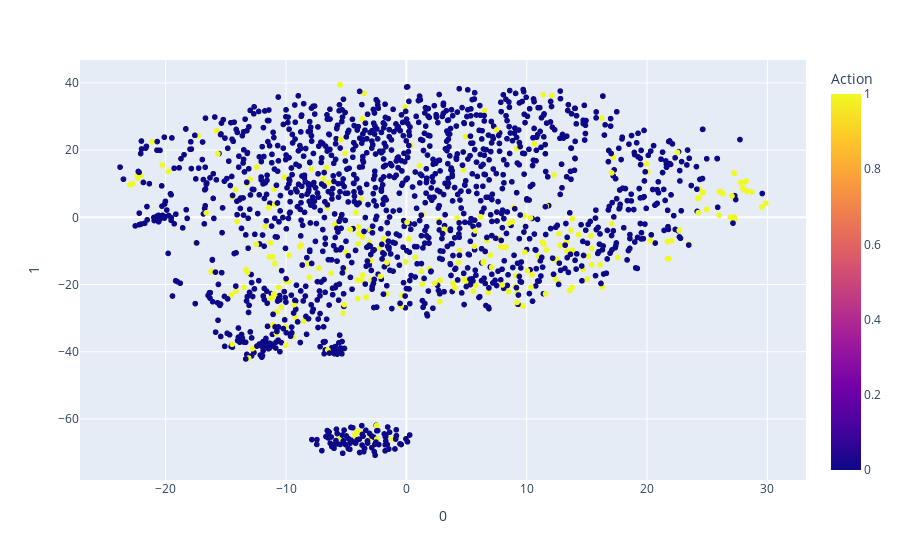
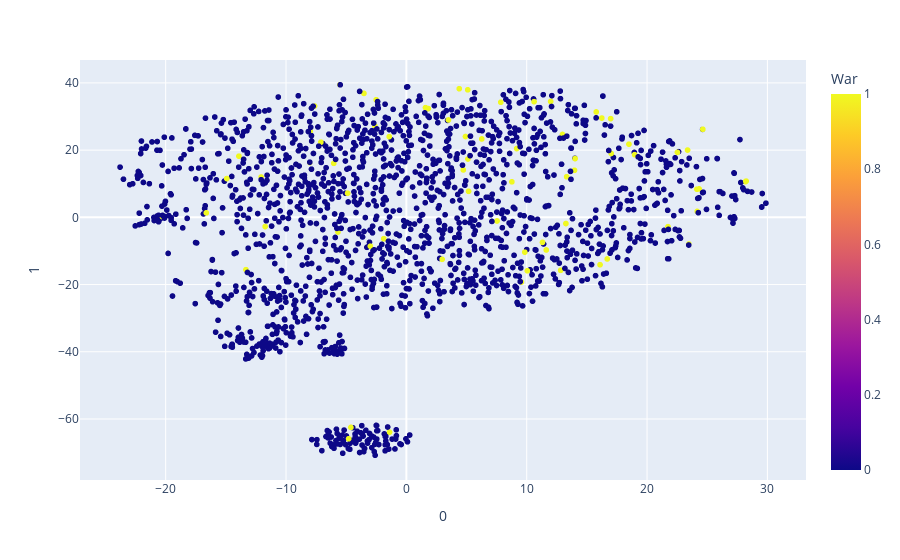
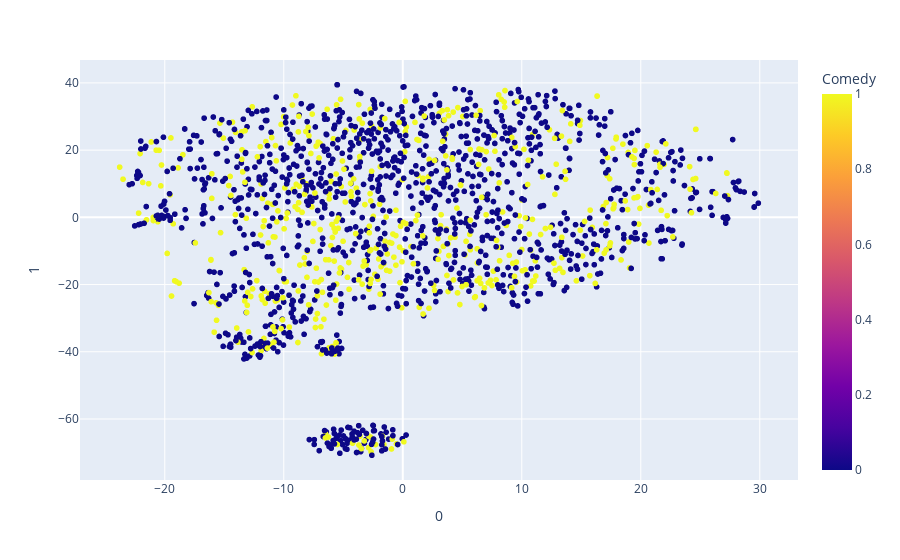

Here is the notebook cell these charts were saved with, in order:
### Code cell
new_df[2] = movies['movie title'].to_numpy()
new_df.set_index(np.array(new_df.index)+1, inplace = True)
# new_df[3] = items.drop(columns=[0,1,2,3,4]).idxmax(axis=1)
new_df = pd.concat([new_df,movies[['unknown' ,'Action' ,'Adventure' ,'Animation' ,
                           'Children' ,'Comedy' ,'Crime' ,'Documentary' ,'Drama' ,'Fantasy' ,
                           'Film-Noir' ,'Horror' ,'Musical' ,'Mystery' ,'Romance' ,'Sci-Fi' ,
                           'Thriller' ,'War' ,'Western']]],axis=1)
fig = px.scatter(new_df, x=0, y=1,hover_data=[2],color='Action')
fig.show()
fig = px.scatter(new_df, x=0, y=1,hover_data=[2],color='War')
fig.show()
fig = px.scatter(new_df, x=0, y=1,hover_data=[2],color='Comedy')
fig.show()

### Figure 1 — Plotly figure (JSON) as saved in the notebook; plotly's stock layout.template omitted (floating-point values rounded to 4 significant figures; data arrays with more than 128 entries replaced by an {"elided": "..."} marker saying what was removed)
{"data": [{"customdata": {"elided": "1682x1 str values"}, "hovertemplate": "0=%{x}<br>1=%{y}<br>2=%{customdata[0]}<br>Action=%{marker.color}<extra></extra>", "legendgroup": "", "marker": {"color": {"elided": "1682 int values"}, "coloraxis": "coloraxis", "symbol": "circle"}, "mode": "markers", "name": "", "showlegend": false, "x": {"elided": "1682 float values"}, "xaxis": "x", "y": {"elided": "1682 float values"}, "yaxis": "y", "type": "scattergl"}], "layout": {"xaxis": {"anchor": "y", "domain": [0, 1], "title": {"text": "0"}, "type": "linear", "range": [-27.09, 33.18], "autorange": true}, "yaxis": {"anchor": "x", "domain": [0, 1], "title": {"text": "1"}, "type": "linear", "range": [-78.61, 47.27], "autorange": true}, "coloraxis": {"colorbar": {"title": {"text": "Action"}}, "colorscale": [[0, "#0d0887"], [0.1111, "#46039f"], [0.2222, "#7201a8"], [0.3333, "#9c179e"], [0.4444, "#bd3786"], [0.5556, "#d8576b"], [0.6667, "#ed7953"], [0.7778, "#fb9f3a"], [0.8889, "#fdca26"], [1, "#f0f921"]]}, "legend": {"tracegroupgap": 0}, "margin": {"t": 60}, "autosize": true}}

### Figure 2 — Plotly figure (JSON) as saved in the notebook; plotly's stock layout.template omitted (floating-point values rounded to 4 significant figures; data arrays with more than 128 entries replaced by an {"elided": "..."} marker saying what was removed)
{"data": [{"customdata": {"elided": "1682x1 str values"}, "hovertemplate": "0=%{x}<br>1=%{y}<br>2=%{customdata[0]}<br>War=%{marker.color}<extra></extra>", "legendgroup": "", "marker": {"color": {"elided": "1682 int values"}, "coloraxis": "coloraxis", "symbol": "circle"}, "mode": "markers", "name": "", "showlegend": false, "x": {"elided": "1682 float values"}, "xaxis": "x", "y": {"elided": "1682 float values"}, "yaxis": "y", "type": "scattergl"}], "layout": {"xaxis": {"anchor": "y", "domain": [0, 1], "title": {"text": "0"}, "type": "linear", "range": [-27.09, 33.18], "autorange": true}, "yaxis": {"anchor": "x", "domain": [0, 1], "title": {"text": "1"}, "type": "linear", "range": [-78.61, 47.27], "autorange": true}, "coloraxis": {"colorbar": {"title": {"text": "War"}}, "colorscale": [[0, "#0d0887"], [0.1111, "#46039f"], [0.2222, "#7201a8"], [0.3333, "#9c179e"], [0.4444, "#bd3786"], [0.5556, "#d8576b"], [0.6667, "#ed7953"], [0.7778, "#fb9f3a"], [0.8889, "#fdca26"], [1, "#f0f921"]]}, "legend": {"tracegroupgap": 0}, "margin": {"t": 60}, "autosize": true}}

### Figure 3 — Plotly figure (JSON) as saved in the notebook; plotly's stock layout.template omitted (floating-point values rounded to 4 significant figures; data arrays with more than 128 entries replaced by an {"elided": "..."} marker saying what was removed)
{"data": [{"customdata": {"elided": "1682x1 str values"}, "hovertemplate": "0=%{x}<br>1=%{y}<br>2=%{customdata[0]}<br>Comedy=%{marker.color}<extra></extra>", "legendgroup": "", "marker": {"color": {"elided": "1682 int values"}, "coloraxis": "coloraxis", "symbol": "circle"}, "mode": "markers", "name": "", "showlegend": false, "x": {"elided": "1682 float values"}, "xaxis": "x", "y": {"elided": "1682 float values"}, "yaxis": "y", "type": "scattergl"}], "layout": {"xaxis": {"anchor": "y", "domain": [0, 1], "title": {"text": "0"}, "type": "linear", "range": [-27.09, 33.18], "autorange": true}, "yaxis": {"anchor": "x", "domain": [0, 1], "title": {"text": "1"}, "type": "linear", "range": [-78.61, 47.27], "autorange": true}, "coloraxis": {"colorbar": {"title": {"text": "Comedy"}}, "colorscale": [[0, "#0d0887"], [0.1111, "#46039f"], [0.2222, "#7201a8"], [0.3333, "#9c179e"], [0.4444, "#bd3786"], [0.5556, "#d8576b"], [0.6667, "#ed7953"], [0.7778, "#fb9f3a"], [0.8889, "#fdca26"], [1, "#f0f921"]]}, "legend": {"tracegroupgap": 0}, "margin": {"t": 60}, "autosize": true}}
